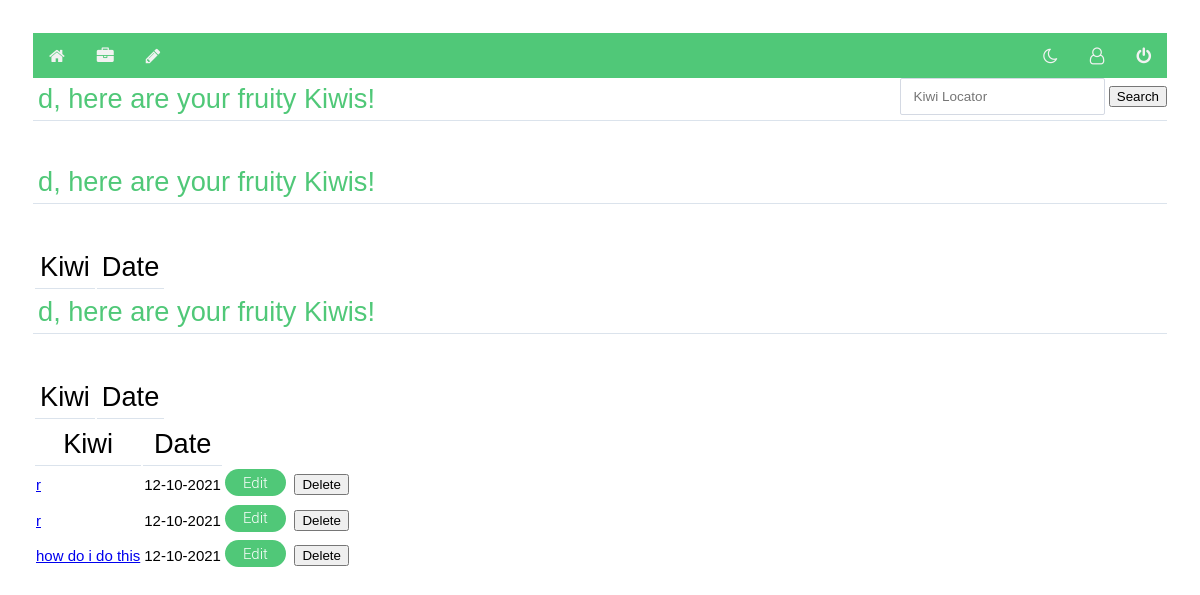
Screenshot of /notes (signed in) with the database file from the repository.
### models.py (models this page shows, shortened)
class Note(db.Model):
    id = db.Column("id", db.Integer, primary_key=True)
    title = db.Column("title", db.String(200))
    text = db.Column("text", db.String(100))
    date = db.Column("date", db.String(50))
    user_id = db.Column(db.Integer,db.ForeignKey("user.id"), nullable = False)
    comments = db.relationship("Comment", backref="note",cascade = "all, delete-orphan", lazy=True)
    score = db.Column("score", db.Integer)
    votes = db.Column("totalVotes", db.Integer)

### flask06.py (the view)
@app.route('/notes')
def get_notes():
    if session.get('user'):
        my_notes = db.session.query(Note).filter_by(user_id=session['user']).all()
        return render_template('notes.html', notes=my_notes, user=session['user'])
    else:
        return redirect(url_for('login'))

### forms.py
class SearchForm(FlaskForm):
    results = StringField('Results', validators=[DataRequired()])
    submit = SubmitField("Submit")

### flask06.py (called while the page is built)
@app.context_processor
def base():
    form = SearchForm()
    return dict(form=form)

### templates/notes.html (shortened to what this page needs)
<!DOCTYPE html>
<html lang="en">
    <head>
        <link rel="stylesheet" href="{{ url_for('static', filename='main.css') }}">
        <link rel="stylesheet" href="{{ url_for('static', filename='forms.css') }}">
        <link rel="stylesheet" href="https://cdnjs.cloudflare.com/ajax/libs/font-awesome/4.7.0/css/font-awesome.css">
    </head>
    <div class="topnav">
        <nav>
            <a class="fa fa-home" href="{{url_for('index')}}"></a>
            <a class="fa fa-briefcase"href="{{url_for('get_notes')}}"></a>
            <a class="fa fa-pencil"href="{{url_for('new_note')}}"></a>
            {% if user %}
            <div class="topnav-right">
                <a class="fa fa-moon-o" onclick="myFunction()"></a>
                <a class="fa fa-user-o"href="{{url_for('get_accounts')}}"></a>
                <a class="fa fa-power-off" href="{{url_for('logout')}}"></a></div>
            {% else %}
            <a href="{{url_for('login')}}">Login</a>
            <a href="{{url_for('register')}}">Register</a>
            {% endif %}
        </nav>
    </div>
    <body>
    <div class="searchStuff">
        <form method="POST" action="{{ url_for('search')}}" class="searching">
                <input class="form-search" type="search" placeholder="Kiwi Locator" aria-label="Locate"
                       name="results">
                <button class="search-btn" type="submit">Search</button>
            </form>
    </div>
    {% for note in notes %}
    <h1 class="title">{{user}}, here are your fruity Kiwis!</h1>
        <table>
            <tr>
                <th class="title">Kiwi</th>
                <th class="title">Date</th>
            </tr>
            {% else %}
            <h1 class="title">{{user}}, you have no Kiwis to view</h1>
            <h2>Create a post to get started</h2>
            {% endfor %}
            {% for note in notes %}
            <tr>
                <td><a href="{{ url_for('get_note', note_id=note.id) }}">{{ note.title }}</a>
                <td>{{ note.date }}</td>
                <td><a class="button3" href="{{ url_for('update_note', note_id=note.id) }}">Edit</a>
                <td>
                    <form action="{{url_for('delete_note', note_id=note.id)}}" method="post">
                    <button class="button3" type="submit">Delete</button>
                    </form>
                </td>
            </tr>
            {% endfor %}
        </table>
    </body>
</html>

### static/main.css (style rules this page uses)
body { padding: 30px 30px; background: light grey; }
h1 { color: #50C878; }
.topnav { background-color: #50C878; overflow: hidden; }
.topnav a { float: left; color: #f2f2f2; text-align: center; padding: 14px 16px; text-decoration: none; font-size: 17px; }
.topnav-right { float: right; }
.searchStuff { float: right; }
a.button3 { display:inline-block; padding:0.3em 1.2em; margin:0 0.3em 0.3em 0; border-radius:2em; box-sizing: border-box; text-decoration:none; font-family:'Roboto',sans-serif; font-weight:300; color:#FFFFFF; background-color: #50C878; text-align:center; transition: all 0.2s; }
body { padding: 25px; background-color: white; color: black; font-size: 15px; font-family: Helvetica, sans-serif; }

### static/forms.css (style rules this page uses)
form { width: 100%; }
.title { font-size: 1.7rem; font-weight: 300; border-bottom: 1px solid #dbe3ec; padding: 5px; margin: 0 0 40px 0; }
input, textarea { padding: 10px 13px; margin-bottom: 15px; border-radius: 2px; border: 1px solid #d4d9e3; font-weight: 200; color: #4d5060; font-family: 'Poppins', sans-serif; font-size: .9em; }

### rows the page displays
Note: user "d", title "r", date "12-10-2021"
Note: user "d", title "r", date "12-10-2021"
Note: user "d", title "how do i do this", date "12-10-2021"
